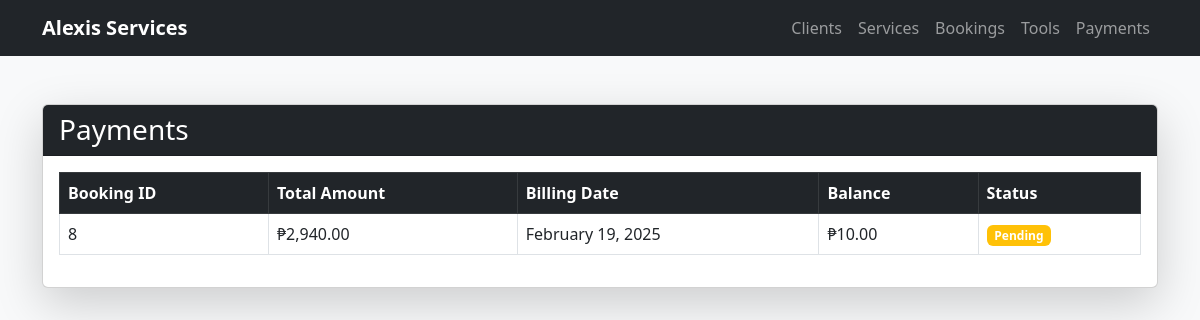
/pages/viewPayments.php, run on the app's committed database.
### tables this page shows
CREATE TABLE `billing` (
  `id` int(11) NOT NULL,
  `booking_id` int(11) DEFAULT NULL,
  `total_amount` decimal(10,2) DEFAULT NULL,
  `billing_date` datetime DEFAULT NULL,
  `status` enum('Pending','Paid') DEFAULT NULL,
  `balance` int(11) NOT NULL DEFAULT 0,
  `payment_method` varchar(255) DEFAULT ''
);

### functions/DbConnection.php (called while the page is built, shortened)
<?php
class DbConnection
{
    private $host = 'localhost';
    private $username = 'root';
    private $password = '';
    private $database = 'alexis';
    protected $connection;
    public function __construct()
    {
        if (!isset($this->connection)) {
            $this->connection = new mysqli($this->host, $this->username, $this->password, $this->database);
        }
        return $this->connection;
    }
}

### objects/viewBilling.php (called while the page is built, shortened)
<?php
include_once("../functions/functions.php");
$display = new Crud();
$result = $display->viewPayments();
if ($result->num_rows > 0) {
    $payments = mysqli_fetch_all($result, MYSQLI_ASSOC);
}

### functions/functions.php (called while the page is built, shortened)
<?php
include_once('Dbconnection.php');
class Crud extends DbConnection
{
    public function viewPayments()
    {
        $sql = mysqli_query($this->connection, "SELECT * from billing order by id");
        return $sql;
    }
}

### pages/viewPayments.php (the view, shortened to what this page needs)
<?php
include_once('../objects/viewBilling.php');
?>
<!DOCTYPE html>
<html lang="en">
<head>
    <link rel="stylesheet" href="https://cdn.jsdelivr.net/npm/bootstrap@5.3.0/dist/css/bootstrap.min.css">
    <?php include '../nav.php'; ?>
</head>
<body class="bg-light">
    <div class="container mt-5">
        <div class="card shadow-lg">
            <div class="card-header bg-dark text-white">
                <h3 class="mb-0">Payments</h3>
            </div>
            <div class="card-body">
                <div class="table-responsive">
                    <table class="table table-bordered table-hover">
                        <thead class="table-dark">
                            <tr>
                                <th>Booking ID</th>
                                <th>Total Amount</th>
                                <th>Billing Date</th>
                                <th>Balance</th>
                                <th>Status</th>
                            </tr>
                        </thead>
                        <tbody>
                            <?php foreach ($payments as $payment) { ?>
                                <tr>
                                    <td><?php echo $payment['booking_id']; ?></td>
                                    <td>₱<?php echo number_format($payment['total_amount'], 2); ?></td>
                                    <td><?php echo date('F d, Y', strtotime($payment['billing_date'])); ?></td>
                                    <td>₱<?php echo number_format($payment['balance'], 2); ?></td>
                                    <td>
                                        <span class="badge
                                            <?php
                                            if ($payment['balance'] == 0) {
                                                echo 'bg-success';
                                            } elseif ($payment['balance'] > 0) {
                                                echo 'bg-warning';
                                            } else {
                                                echo 'bg-danger';
                                            }
                                            ?>">
                                            <?php
                                            if ($payment['balance'] == 0) {
                                                echo 'Paid';
                                            } elseif ($payment['balance'] > 0) {
                                                echo 'Pending';
                                            } else {
                                                echo 'Overdue';
                                            }
                                            ?>
                                        </span>
                                    </td>
                                </tr>
                            <?php } ?>
                        </tbody>
                    </table>
                </div>
            </div>
        </div>
    </div>
</body>
</html>

### data on the page
billing: booking "8", total_amount "2,940.00", billing_date "February 19, 2025", balance "10.00", shows "Pending"
